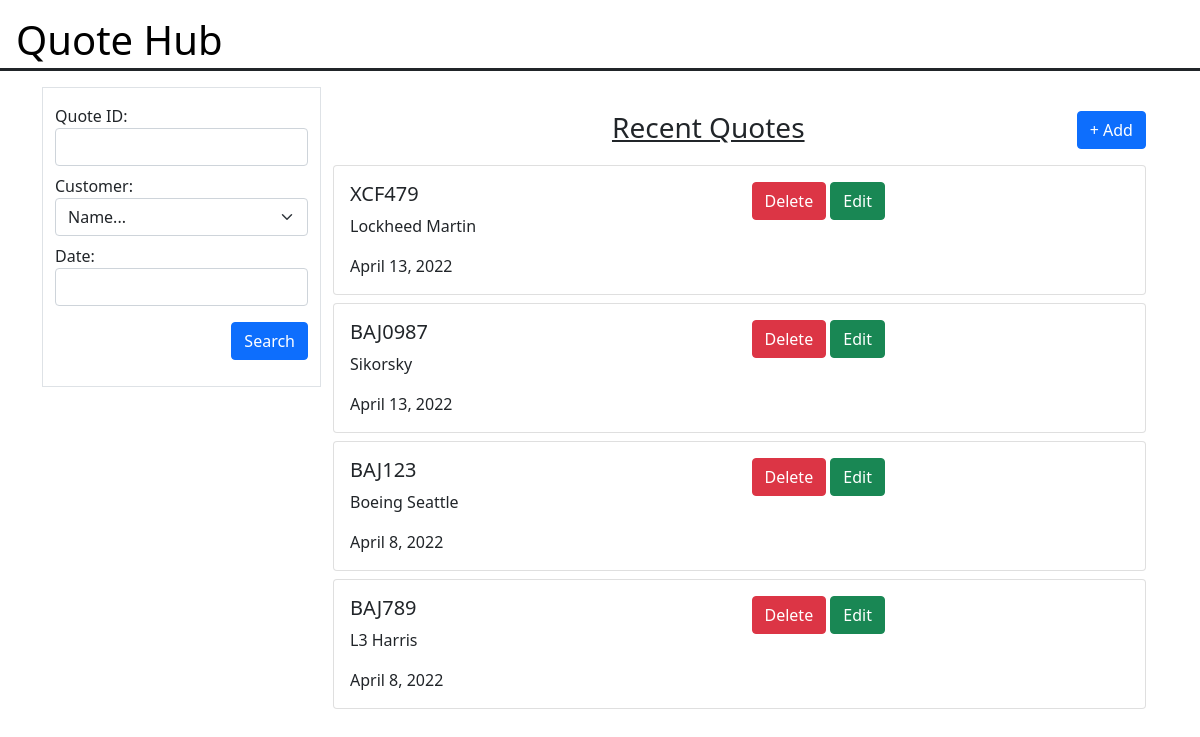
Page /home on the earlier database version.
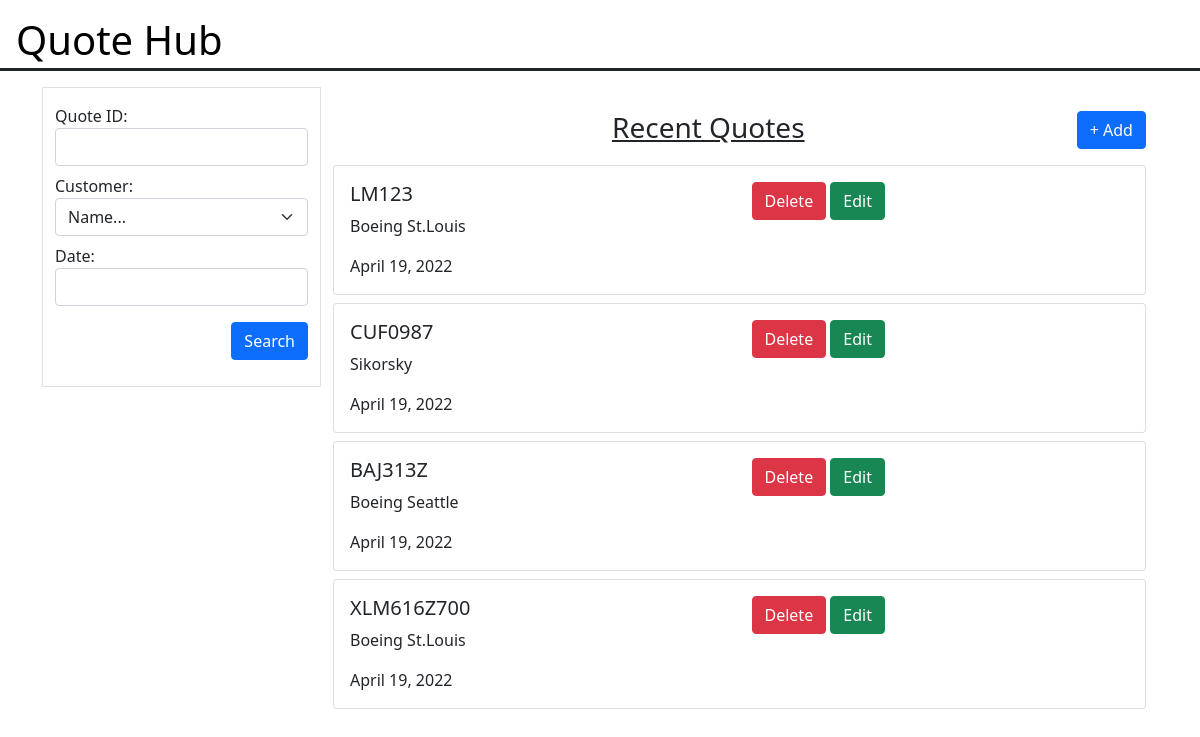
Same page on the later database version.
### quote_lm/models.py (models this page shows, shortened)
class QuoteLm(models.Model):
    NONE = ''
    BOEING_CANADA = 'Boeing Canada'
    BOEING_SEATTLE = 'Boeing Seattle'
    BOEING_STLOUIS = 'Boeing St.Louis'
    L3_HARRIS = 'L3 Harris'
    LOCKHEED = 'Lockheed Martin'
    NORTHROP = 'Northrop Grumman'
    SIKORSKY = 'Sikorsky'
    SPIRIT = 'Spirit'
    ALUMINUM = 'AL'
    STEEL = 'STL'
    INVAR = 'INV'
    THIRTYTWORA = '32RA'
    SIXTYFOURRA = '64RA'
    ONETWENTYFIVERA = '125RA'
    CUSTOMER = [
        (NONE, 'Name...'),
        (BOEING_CANADA, 'Boeing Canada'),
        (BOEING_SEATTLE, 'Boeing Seattle'),
        (BOEING_STLOUIS, 'Boeing St.Louis'),
        (L3_HARRIS, 'L3 Harris'),
        (LOCKHEED, 'Lockheed Martin'),
        (NORTHROP, 'Northrop Grumman'),
        (SIKORSKY, 'Sikorsky'),
        (SPIRIT, 'Spirit'),
    ]
    MATERIAL = [
        (NONE, 'Type...'),
        (ALUMINUM, 'Aluminum'),
        (STEEL, 'Steel'),
        (INVAR, 'Invar'),
    ]
    SURFACEFINISH = [
        (NONE, 'Type...'),
        (THIRTYTWORA, '32 Ra'),
        (SIXTYFOURRA, '64 Ra'),
        (ONETWENTYFIVERA, '125 Ra'),
    ]
    quote_id = models.CharField(
        max_length=30,
        default=NONE,
        unique=True
    )
    customer_id = models.CharField(
        max_length=30,
        choices=CUSTOMER,
        default=NONE
    )
    date = models.DateField(default=datetime.date.today())
    length = models.PositiveIntegerField(default=NONE)
    width = models.PositiveIntegerField(default=NONE)
    height = models.PositiveIntegerField(default=NONE)
    material = models.CharField(
        max_length=10,
        choices=MATERIAL,
        default=NONE
    )
    surface_finish = models.CharField(
        max_length=10,
        choices=SURFACEFINISH,
        default=NONE
    )
    h_headers = models.PositiveIntegerField(default=NONE)
    v_headers = models.PositiveIntegerField(default=NONE)
    bubs_num = models.PositiveIntegerField(default=NONE)
    drill_bar_num = models.PositiveIntegerField(default=NONE)

### quote_lm/views.py (the view)
# urls.py: path('home', views.mainpage, name='main_page'),
def mainpage(request):
    form = SearchForm
    display = QuoteLm.objects.order_by('-date')[:6]
    context = {'form': form, 'display': display}
    return render(request, 'mainpage.html', context)

### templates/mainpage.html (shortened to what this page needs)
<!doctype html>
<html lang="en">
  <head>
    {% load crispy_forms_tags %}
    <link href="https://cdn.jsdelivr.net/npm/bootstrap@5.1.3/dist/css/bootstrap.min.css" rel="stylesheet"
>
  </head>
  <body>
    <h1 class="ps-3 pt-3 pb-1 border border-3 border-top-0 border-start-0 border-end-0 border-dark">
        <a href="{% url 'main_page' %}" style="text-decoration:none; color:black">Quote Hub</a></h1>
    <form method="GET" action="home/search">
    <div class="container">
        <div class="container">
            <div class="row mt-3">
                <div class="col-3 border border-1" style="height: 300px">
                <div class="row mb-2 mt-3">
                  <div class="col">
                    <label>Quote ID:</label>
                    {{ form.quote_id|as_crispy_field }}
                  </div>
                </div>
                <div class="row mb-2">
                  <div class="col">
                    <label>Customer:</label>
                    {{ form.customer_id|as_crispy_field }}
                  </div>
                </div>
                <div class="row mb-2">
                  <div class="col">
                    <label>Date:</label>
                    {{ form.date|as_crispy_field }}
                  </div>
                </div>
                <div class="row">
                  <div class="col d-flex justify-content-end">
                    <button class="btn btn-primary mt-2" type="submit">Search</button>
                  </div>
                </div>
            </div>
            <div class="col-9">
                <div class="row mt-4">
                    <div class="col-4"></div>
                    <div class="col-4">
                        <u><h3>Recent Quotes</h3></u>
                    </div>
                    <div class="col-4 d-flex justify-content-end mb-2">
                        <a class="btn btn-primary" href="{% url 'quote_form' %}" role="button">+ Add</a>
                    </div>
                </div>
                    <div class="card-columns">
                        {% for data in display %}
                        <div class="card h-25 mt-2">
                          <div class="card-body">
                              <div class="row">
                                  <div class="col-6">
                                    <h5 class="card-title">{{ data.quote_id }}</h5>
                                    <p class="card-text">{{ data.customer_id }}</p>
                                    <p class="card-text">{{ data.date }}</p>
                                  </div>
                                  <div class="col-6">
                                    <a class="btn btn-danger" href="{% url 'delete' %}?id={{ data.id }}"
                                       onclick="return confirm('Are you sure?');" role="button" name="delete">Delete</a>
                                    <a class="btn btn-success" href="{% url 'edit' %}?id={{ data.id }}" role="button" name="edit">Edit</a>
                                  </div>
                              </div>
                          </div>
                        </div>
                        {% endfor %}
                    </div>
            </div>
        </div>
      </div>
    </div>
    </form>
  </body>
</html>

Differences in the rows shown:
removed QuoteLm: quote_id "XCF479", customer_id "Lockheed Martin", date "April 13, 2022"
removed QuoteLm: quote_id "BAJ0987", customer_id "Sikorsky", date "April 13, 2022"
changed QuoteLm (number 1 of 4 on the later page): quote_id "BAJ123" → "LM123"; customer_id "Boeing Seattle" → "Boeing St.Louis"; date "April 8, 2022" → "April 19, 2022"
changed QuoteLm: quote_id "BAJ789" → "CUF0987"; customer_id "L3 Harris" → "Sikorsky"; date "April 8, 2022" → "April 19, 2022"
added QuoteLm: quote_id "BAJ313Z", customer_id "Boeing Seattle", date "April 19, 2022"
added QuoteLm: quote_id "XLM616Z700", customer_id "Boeing St.Louis", date "April 19, 2022"
